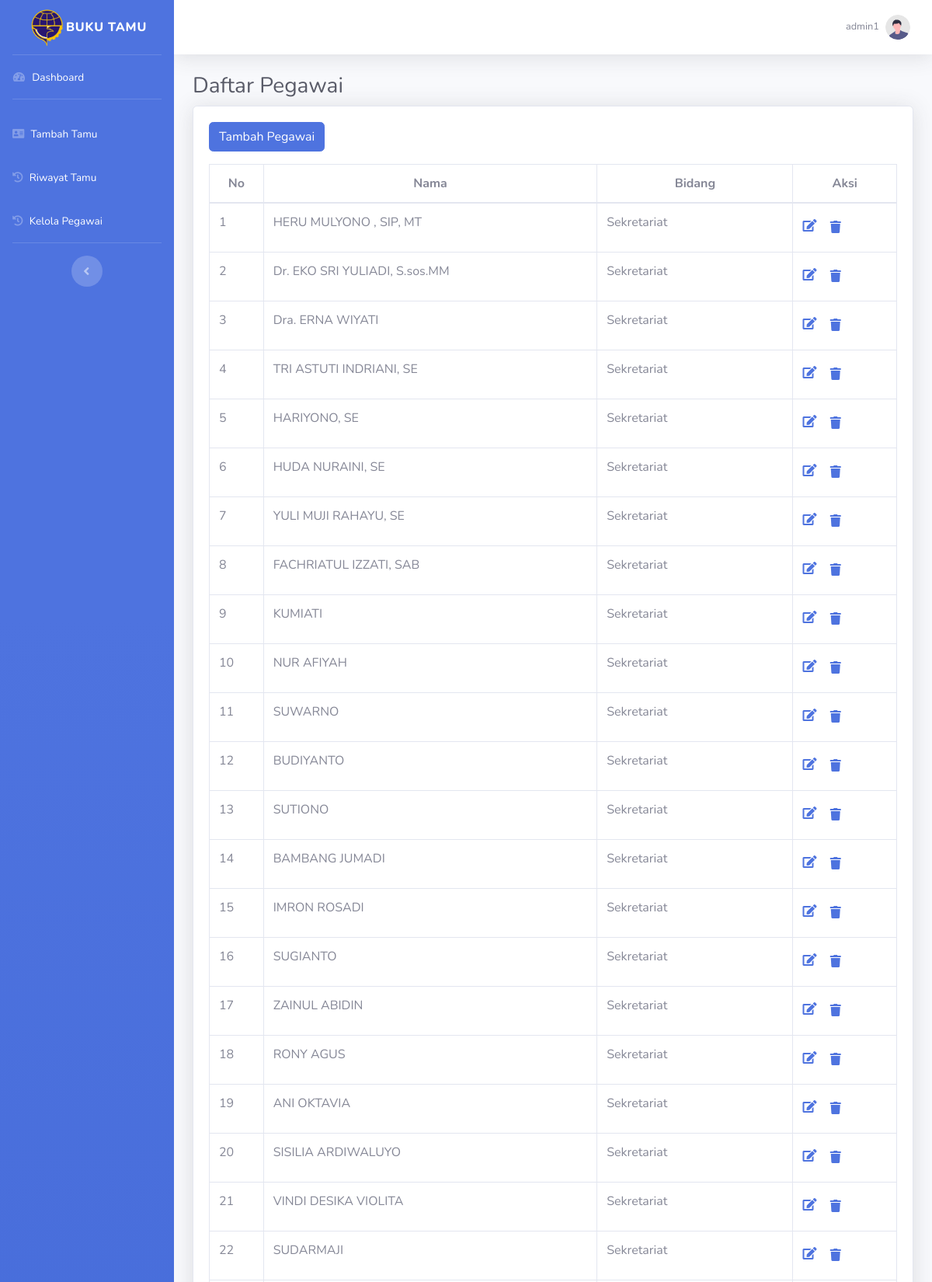
The app's page /index.php?p=kelola-pegawai (signed in, upper part) with its own data.
### tables this page shows
CREATE TABLE `pegawai` (
  `id_pegawai` int(10) NOT NULL,
  `nama_pegawai` varchar(50) NOT NULL,
  `bidang` varchar(35) NOT NULL
);

### pages/kelola-pegawai.php (the view, shortened to what this page needs)
<head>
</head>
<body id="page-top">
    <div class="container-fluid">
        <h1 class="h3 mb-2 text-gray-800">Daftar Pegawai</h1>
        <div class="card shadow mb-4">
            <div class="card-body">
                <a href="index.php?p=tambah-pegawai" type="button" class="btn btn-primary mb-3">
                    Tambah Pegawai
                </a>
                <div class="table-responsive">
                    <table class="table table-bordered" id="dataTable" width="100%" cellspacing="0">
                        <thead style="text-align: center;">
                            <tr>
                                <th>No</th>
                                <th>Nama</th>
                                <th>Bidang</th>
                                <th>Aksi</th>
                            </tr>
                        </thead>
                        <tbody>
                            <?php
                            $nomor = 1;
                            $query = "SELECT * FROM pegawai";
                            $q_tampil_pegawai = mysqli_query($db, $query);
                            if (mysqli_num_rows($q_tampil_pegawai) > 0) {
                                while ($r_tampil_pegawai = mysqli_fetch_array($q_tampil_pegawai)) {
                            ?>
                                    <tr>
                                        <td><?php echo $nomor; ?></td>
                                        <td><?php echo $r_tampil_pegawai['nama_pegawai']; ?></td>
                                        <td><?php echo $r_tampil_pegawai['bidang']; ?></td>
                                        <td>
                                            <a href="index.php?p=edit-pegawai&id_pegawai=<?php echo $r_tampil_pegawai['id_pegawai']; ?>"><i class="fas fa-edit"></i></a>
                                            <button type="button" class="btn"><a href="proses/hapus-pegawai-proses.php?id_pegawai=<?php echo $r_tampil_pegawai['id_pegawai']; ?>" onclick="return confirm('Apakah anda yakin akan menghapus data ini?')" class="tombol"><i class="fa fa-trash mr-3" aria-hidden="true"></i></a></button>
                                        </td>
                                    </tr>
                            <?php
                                    $nomor++;
                                }
                            } else {
                                echo "";
                            }
                            ?>
                        </tbody>
                    </table>
                </div>
            </div>
        </div>
    </div>
</body>

### records on screen
pegawai: nama_pegawai "HERU MULYONO , SIP, MT", bidang "Sekretariat"
pegawai: nama_pegawai "Dr. EKO SRI YULIADI, S.sos.MM", bidang "Sekretariat"
pegawai: nama_pegawai "Dra. ERNA WIYATI", bidang "Sekretariat"
pegawai: nama_pegawai "TRI ASTUTI INDRIANI, SE", bidang "Sekretariat"
pegawai: nama_pegawai "HARIYONO, SE", bidang "Sekretariat"
pegawai: nama_pegawai "HUDA NURAINI, SE", bidang "Sekretariat"
pegawai: nama_pegawai "YULI MUJI RAHAYU, SE", bidang "Sekretariat"
pegawai: nama_pegawai "FACHRIATUL IZZATI, SAB", bidang "Sekretariat"
pegawai: nama_pegawai "KUMIATI", bidang "Sekretariat"
pegawai: nama_pegawai "NUR AFIYAH", bidang "Sekretariat"
pegawai: nama_pegawai "SUWARNO", bidang "Sekretariat"
pegawai: nama_pegawai "BUDIYANTO", bidang "Sekretariat"
pegawai: nama_pegawai "SUTIONO", bidang "Sekretariat"
pegawai: nama_pegawai "BAMBANG JUMADI", bidang "Sekretariat"
pegawai: nama_pegawai "IMRON ROSADI", bidang "Sekretariat"
pegawai: nama_pegawai "SUGIANTO", bidang "Sekretariat"
pegawai: nama_pegawai "ZAINUL ABIDIN", bidang "Sekretariat"
pegawai: nama_pegawai "RONY AGUS", bidang "Sekretariat"
pegawai: nama_pegawai "ANI OKTAVIA", bidang "Sekretariat"
pegawai: nama_pegawai "SISILIA ARDIWALUYO", bidang "Sekretariat"
pegawai: nama_pegawai "VINDI DESIKA VIOLITA", bidang "Sekretariat"
pegawai: nama_pegawai "SUDARMAJI", bidang "Sekretariat"

### other values on screen
$_SESSION['sesi'] "admin1"
